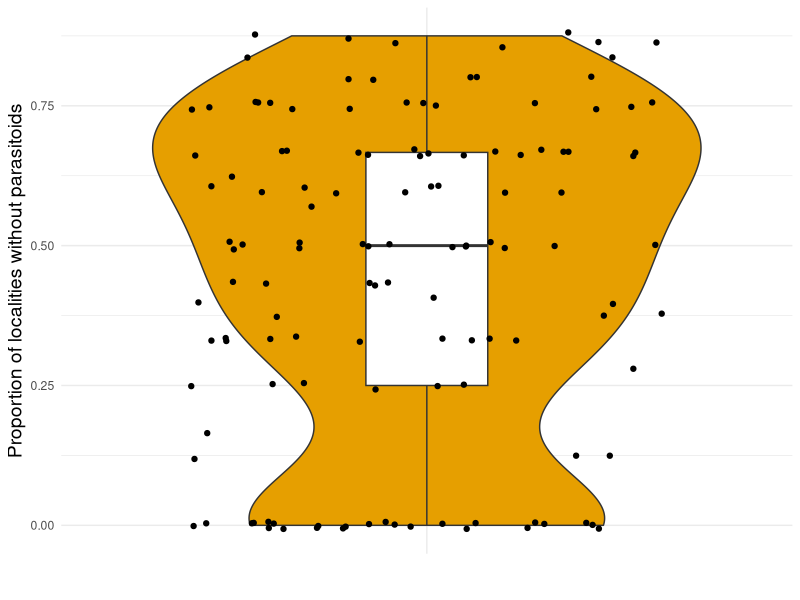
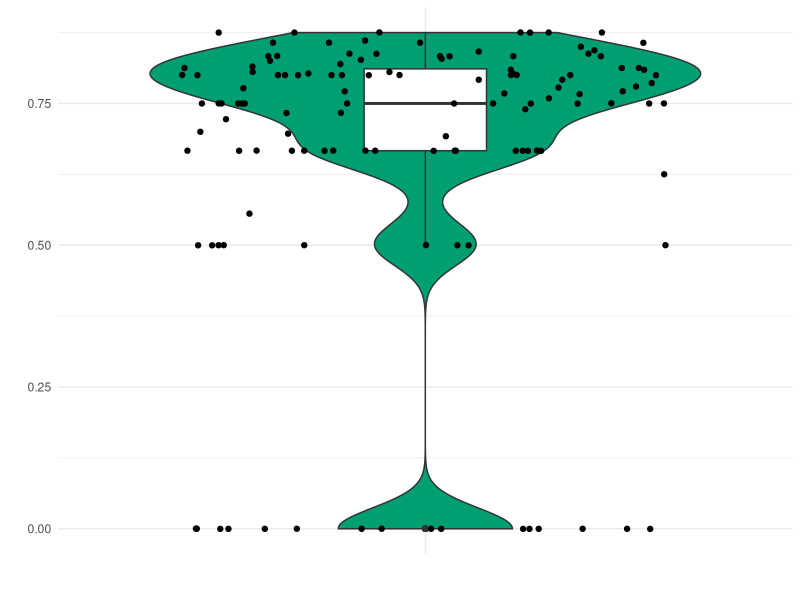
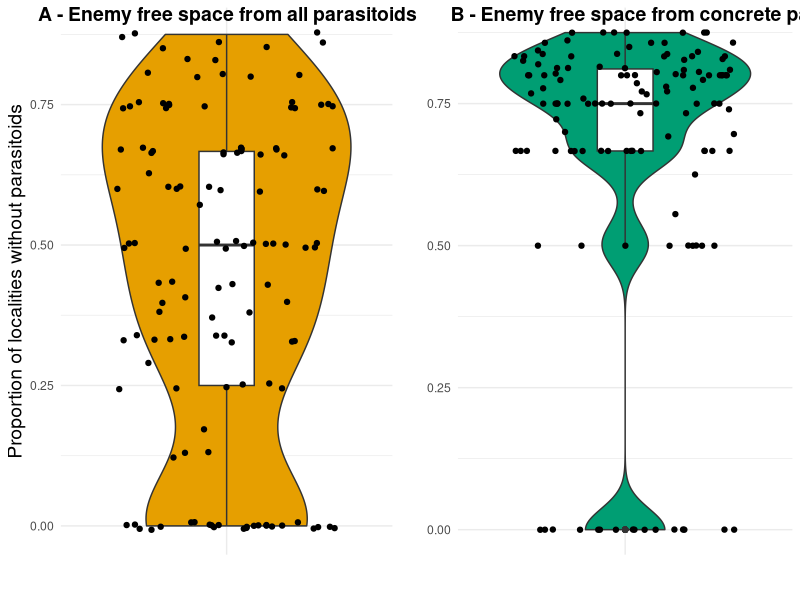

R code for these plots, in order: (Note: this script raises an error after producing the figures.)
## ---- chunk 1
# Load necessary libraries
library(tidyverse)
library(dplyr)
library(writexl)
library(ggplot2)
library(ggpubr)

#----------------------------------------------------------#
# 1. Load data -----
#----------------------------------------------------------#

data_master <-
  readr::read_delim(
    here::here(
      "DATA/MASTER.csv"
    )
  ) %>%
  tibble::as_tibble()

data_work <- data_master %>% 
    dplyr:: filter(locality != "Ohu2")

#----------------------------------------------------------#
# 2. Data wrangling -----
#----------------------------------------------------------#

#data_work <-
  data_master %>%
  dplyr::select(
    locality,
    plant,
    CAT_sp,
    PAR_sp
  )

#----------------------------------------------------------#
# 2. Table with ENEMY FREE SPACE from original data for each caterpillar species -----
#----------------------------------------------------------#
interaction_summary <- data_work %>%
  dplyr::group_by(CAT_sp, PAR_sp) %>%
  # Total localities where the caterpillar is found
  dplyr::summarize(
    total_localities = dplyr::n_distinct(locality),
    # Localities where the caterpillar is parasitized (PAR_sp is not NA or empty)
    cat_parasitised = dplyr::n_distinct(locality[!is.na(PAR_sp) & PAR_sp != ""]),
    # Localities where the caterpillar is detected but not parasitized
    detected_no_par_localities = dplyr::n_distinct(locality) - dplyr::n_distinct(locality[!is.na(PAR_sp) & PAR_sp != ""]),
    # Localities where the caterpillar is not parasitized (PAR_sp is NA or empty)
    cat_available_without_par = dplyr::n_distinct(locality[is.na(PAR_sp) | PAR_sp == ""]),
    # poměr počet lokalit bez parazitoidů/celkovým počtem lokalit
    EFS_ratio = detected_no_par_localities/total_localities
  ) 

interaction_summary_C <- data_work %>%
  dplyr::group_by(CAT_sp) %>%
  # Total localities where the caterpillar is found
  dplyr::summarize(
    total_localities = dplyr::n_distinct(locality),
    # Localities where the caterpillar is parasitized (PAR_sp is not NA or empty)
    cat_parasitised = dplyr::n_distinct(locality[!is.na(PAR_sp) & PAR_sp != ""]),
    # Localities where the caterpillar is detected but not parasitized
    detected_no_par_localities = dplyr::n_distinct(locality) - dplyr::n_distinct(locality[!is.na(PAR_sp) & PAR_sp != ""]),
    # Localities where the caterpillar is not parasitized (PAR_sp is NA or empty)
    cat_available_without_par = dplyr::n_distinct(locality[is.na(PAR_sp) | PAR_sp == ""]),
    # poměr počet lokalit bez parazitoidů/celkovým počtem lokalit
    EFS_ratio = detected_no_par_localities/total_localities
  ) 



# Caterpillar species without parasitoids in metaweb
tab_EFS_orig <- interaction_summary %>%
  dplyr:: filter(cat_parasitised>0) %>% 
  select(CAT_sp, PAR_sp, total_localities)
 # write_xlsx(tab_EFS_orig, "tab_EFS_orig.xlsx")

# Prepare tables only with caterpillars, which have parasitoid
interaction_summary_A <- data_work %>%
  dplyr::group_by(CAT_sp,PAR_sp) %>%
  # Total localities where the caterpillar is found
  dplyr::summarize(
    total_localities = dplyr::n_distinct(locality),
    # Localities where the caterpillar is parasitized (PAR_sp is not NA or empty)
    cat_parasitised = dplyr::n_distinct(locality[!is.na(PAR_sp) & PAR_sp != ""]),
    # Localities where the caterpillar is detected but not parasitized
    detected_no_par_localities = dplyr::n_distinct(locality) - dplyr::n_distinct(locality[!is.na(PAR_sp) & PAR_sp != ""]),
    # Localities where the caterpillar is not parasitized (PAR_sp is NA or empty)
    cat_available_without_par = dplyr::n_distinct(locality[is.na(PAR_sp) | PAR_sp == ""]),
    # poměr počet lokalit bez parazitoidů/celkovým počtem lokalit
    EFS_ratio = detected_no_par_localities/total_localities
  ) 



# Function to create a table of caterpillar species with and without parasitoids
create_caterpillar_parasitoid_table <- function(data) {
  # Create a summary table
  table <- interaction_summary_A %>%
    group_by(CAT_sp) %>%
    summarize(has_parasitoid = ifelse(any(!is.na(PAR_sp) & PAR_sp != ""), "Yes", "No")) %>%
    arrange(desc(has_parasitoid)) # Sort by whether or not they have a parasitoid
  return(table)
}
caterpillar_parasitoid_table <- create_caterpillar_parasitoid_table(interaction_summary_B)
caterpillar_parasitoid_table <- caterpillar_parasitoid_table  %>% 
  filter(has_parasitoid == "Yes")


data_work_B <- data_work %>% 
  filter(CAT_sp %in% caterpillar_parasitoid_table$CAT_sp[caterpillar_parasitoid_table$has_parasitoid == "Yes"])


########################################################
########################################################
#########################################



interaction_summary_B <- data_work_B %>%
  dplyr::group_by(CAT_sp,PAR_sp) %>%
  # Total localities where the caterpillar is found
  dplyr::summarize(
    total_localities = dplyr::n_distinct(locality),
    # Localities where the caterpillar is parasitized (PAR_sp is not NA or empty)
    cat_parasitised = dplyr::n_distinct(locality[!is.na(PAR_sp) & PAR_sp != ""]),
    # Localities where the caterpillar is detected but not parasitized
    detected_no_par_localities = dplyr::n_distinct(locality) - dplyr::n_distinct(locality[!is.na(PAR_sp) & PAR_sp != ""]),
    # Localities where the caterpillar is not parasitized (PAR_sp is NA or empty)
    cat_available_without_par = dplyr::n_distinct(locality[is.na(PAR_sp) | PAR_sp == ""]),
    # poměr počet lokalit bez parazitoidů/celkovým počtem lokalit
    EFS_ratio = detected_no_par_localities/total_localities
  ) 



Original_data_cat <- data_work_B %>%
  dplyr::group_by(CAT_sp) %>%
  # Total localities where the caterpillar is found
 dplyr::summarize(
     total_localities = dplyr::n_distinct(locality),
     # Localities where the caterpillar is parasitized (PAR_sp is not NA or empty)
     cat_parasitised = dplyr::n_distinct(locality[!is.na(PAR_sp) & PAR_sp != ""]),
     # Localities where the caterpillar is detected but not parasitized
     detected_no_par_localities = dplyr::n_distinct(locality) - dplyr::n_distinct(locality[!is.na(PAR_sp) & PAR_sp != ""]),
     # Localities where the caterpillar is not parasitized (PAR_sp is NA or empty)
     cat_available_without_par = dplyr::n_distinct(locality[is.na(PAR_sp) | PAR_sp == ""]),
     # poměr počet lokalit bez parazitoidů/celkovým počtem lokalit
     EFS_ratio = detected_no_par_localities/total_localities
   ) 

# table with information about EFS for each caterpillar species
tab_CAT <- Original_data_cat %>% 
  select(CAT_sp, total_localities,detected_no_par_localities, EFS_ratio)

# table with information about EFS for each caterpillar AND parasitoid species
tab_PAR <- interaction_summary_B %>% 
  select(CAT_sp, PAR_sp, total_localities) %>% 
  dplyr::rename(loc_par = total_localities)

# table with information about EFS for each caterpillar AND parasitoid species, caterpillars without parasitoids are removed from this table
tab_merged <-tab_CAT %>% 
  dplyr::left_join(
    tab_PAR,
    by = "CAT_sp"
  ) %>% 
  dplyr:: mutate(EFS_par = (total_localities - loc_par) / total_localities) %>% 
  dplyr:: filter(!is.na(PAR_sp))

  
# table with means from tab_merged

tab_mean_EFS <- tab_merged %>%
  dplyr::group_by(CAT_sp) %>% 
  dplyr:: summarise(
    EFS_cat_mean = mean(EFS_ratio, na.rm = TRUE),
    EFS_par_mean = mean(EFS_par, na.rm = TRUE))



summary_long_EFS <-
  tab_mean_EFS %>%
  tidyr::pivot_longer(
    cols = c(EFS_cat_mean, EFS_par_mean),
    names_to = "group",
    values_to = "mean_localities"
  )

A_EFS <- summary_long_EFS %>% 
  dplyr:: filter(group== "EFS_cat_mean")
B_EFS <- summary_long_EFS %>% 
  dplyr:: filter(group== "EFS_par_mean")


EFS_A <-
  ggplot(A_EFS, aes(x = group, y = mean_localities, fill = group)) +
  geom_violin() +
  geom_boxplot(width = 0.2, fill = "white") +
  geom_jitter() +
  scale_fill_manual(values = c( "#E69F00")) +
  scale_x_discrete(labels = c("")) + # Colorblind-friendly colors
  labs(
    x = "",
    y = "Proportion of localities without parasitoids",
    title = ""
  +
  coord_cartesian(ylim = c(0, 1)) ) +
  theme_minimal() +
  theme(legend.position = "none", axis.text.x = element_text(color = "black"),
        axis.title.y = element_text(size = 14)) ;EFS_A

EFS_B <-
  ggplot(B_EFS, aes(x = group, y = mean_localities, fill = group)) +
  geom_violin() +
  geom_boxplot(width = 0.2, fill = "white") +
  geom_jitter() +
  scale_fill_manual(values = c( "#009E73")) +
  scale_x_discrete(labels = c("")) +
  labs(
    x = "",
    y = "",
    title = ""
  +
  coord_cartesian(ylim = c(0, 1)) ) +
  theme_minimal() +
  theme(legend.position = "none",axis.text.x = element_text(color = "black")) ;EFS_B

EFS_combined_plot <- ggarrange(
  ggarrange(
    EFS_A, EFS_B, 
    ncol = 2, 
    labels = c("A - Enemy free space from all parasitoids", 
               "B - Enemy free space from concrete parasitoid species"),
    hjust = -0.1  # Záporná hodnota zarovná text více vlevo
  )
)

EFS_combined_plot
ggplot2::ggsave(
  plot = EFS_combined_plot,
  filename = here::here("output", "EFS_means.png"),
  bg = "white"
)

 


EFS_mean <- Original_data_cat %>%
dplyr::summarise(
    prumer = mean(EFS_ratio, na.rm = TRUE)); EFS_mean

EFS_mean_par <- tab_mean_EFS %>%
dplyr::summarise(
    prumer = mean(EFS_par_mean, na.rm = TRUE)); EFS_mean_par


EFS_median <- Original_data_cat %>%
dplyr::summarise(
    median = median(EFS_ratio, na.rm = TRUE));EFS_median
## ---- chunk 2
# Summary of data
data_locality_summary <-
  data_work_B %>%
  dplyr::group_by(locality) %>%
  dplyr::summarise(
    num_caterpillar_species = dplyr::n_distinct(CAT_sp, na.rm = TRUE),
    num_parasitoid_species = dplyr::n_distinct(PAR_sp, na.rm = TRUE)
  ) %>%
  dplyr::mutate(
    abundance_caterpillars = purrr::map_dbl(
      .x = locality,
      .f = ~ data_work_B %>%
        dplyr::filter(locality == .x) %>%
        tidyr::drop_na(CAT_sp) %>%
        dplyr::select(CAT_sp) %>%
        nrow()
    ),
    abundance_parasitoids = purrr::map_dbl(
      .x = locality,
      .f = ~ data_work_B %>%
        dplyr::filter(locality == .x) %>%
        tidyr::drop_na(PAR_sp) %>%
        dplyr::select(PAR_sp) %>%
        nrow()
    )
  )

# Merge the data

merged_data <-
  data_work_B %>%
  dplyr::left_join(
    data_locality_summary,
    by = "locality"
  )

# Step 1: Function to subsample data and compute interactions


subsample_data <- function(data_community, data_locality, replace = TRUE) {
  subsampled_data <-
    data_locality %>%
    dplyr::select(locality, abundance_caterpillars) %>%
    dplyr::mutate(
      data_subsampled = purrr::map(
        .x = abundance_caterpillars,
        .f = ~ dplyr::sample_n(
          data_community,
          size = .x,
          replace = replace
        ) %>%
          dplyr::select(-locality)
      )
    ) %>%
    tidyr::unnest(data_subsampled)

  return(subsampled_data)
}




group_subsample_data <- function(data_source) {
  # Summarize subsampled interactions (including caterpillars without parasitoids)
  subsampled_interaction_summary <-
    data_source %>%
    dplyr::group_by(CAT_sp) %>%
    dplyr::summarise(
      .groups = "drop",
        # Number of distinct localities
      total_localities = dplyr::n_distinct(locality, na.rm = TRUE), 
      # Localities where the caterpillar is parasitized (PAR_sp is not NA or empty)
      cat_parasitised = dplyr::n_distinct(locality[!is.na(PAR_sp) & PAR_sp != ""]),
      # Localities where the caterpillar is detected but not parasitized
      no_para = total_localities - cat_parasitised, # First calculate detected_no_par_localities
      # Ratio of localities without parasitoids to total localities
      sub_EFS_ratio = no_para / total_localities # Now use detected_no_par_localities
    )

  return(subsampled_interaction_summary)
}


# Step 2: Repeat subsampling 99 times and store results
set.seed(1234)
list_subsampled_B <-
  purrr::map(
    .progress = TRUE,
    .x = 1:999,
    .f = ~ subsample_data(data_work_B, data_locality_summary)
  )

subsampled_results_B <-
  purrr::map(
    .progress = TRUE,
    .x = list_subsampled_B,
    .f = ~ group_subsample_data(.x)
  ) %>%
  dplyr::bind_rows(.id = "iteration")

# Step 4: Calculate the mean interactions across all 99 iterations
mean_subsampled_interactions_B <-
  subsampled_results_B %>%
  dplyr::group_by(CAT_sp) %>%     ###################### BEZ PAR!
  dplyr::summarise(
    .groups = "drop",
    mean_total_sub_localities = mean(total_localities, na.rm = TRUE), # Mean number of localities
    mean_sub_cat_parasitised = mean(cat_parasitised, na.rm = TRUE),
    mean_sub_EFS = mean(sub_EFS_ratio, na.rm= TRUE),
    mean_sub_detected_no_par_localitites = mean(no_para, na.rm= TRUE)
  )


# Step 5: Add the mean interactions to the original table
final_merged_summary <-
  Original_data_cat %>%
  dplyr::full_join(
    mean_subsampled_interactions_B,
    by = c("CAT_sp")
  )
# View the final result
#print(final_merged_summary)

writexl::write_xlsx(
  final_merged_summary,
  here::here("output", "final_merged_summary_replace_TRUE.xlsx")
)


# Step 6: Summarize data for each caterpillar species (regardless of parasitoid)
summary_caterpillar <-
  final_merged_summary %>%
  dplyr::group_by(CAT_sp) %>%
  dplyr::summarise(
    .groups = "drop",
    localitites_orig = mean(total_localities, na.rm = TRUE),
    parasitised_orig = mean (cat_parasitised, na.rm = TRUE),
    EFS_orig = mean (EFS_ratio, na.rm = TRUE),
    localities_sub = mean(mean_total_sub_localities, na.rm = TRUE),
    parasitised_sub = mean(mean_sub_cat_parasitised, na.rm = TRUE),
    EFS_sub = mean(mean_sub_EFS, na.rm = TRUE)
  )

# Reshape the data into long format for easier plotting
summary_long <-
  summary_caterpillar %>%
  tidyr::pivot_longer(
    cols = c(localitites_orig, parasitised_orig, EFS_orig,localities_sub,parasitised_sub,EFS_sub),
    names_to = "group",
    values_to = "mean_localities"
  )

# Create the boxplot with y-axis limits set to 0-8
summary_long$group <- factor(summary_long$group, levels = c("localitites_orig","localities_sub", "parasitised_orig","parasitised_sub", "EFS_orig","EFS_sub"))
p1 <-
  ggplot(summary_long, aes(x = group, y = mean_localities, fill = group)) +
  geom_violin() +
  geom_boxplot(width = 0.2, fill = "white") +
  geom_jitter() +
  scale_fill_manual(values = c( "#E69F00",  "#009E73","#D55E00","#56B4E9", "#999999", "#CC79A7" )) + # Colorblind-friendly colors
  labs(
    x = "Group",
    y = "Mean Number of Localities",
    title = "Enemy free space for caterpillars"
  ) +
  coord_cartesian(ylim = c(0, 9)) + # Set y-axis limits
  scale_y_continuous(
    breaks = seq(1, 9, 1)
  ) +
  theme_minimal() +
  theme(legend.position = "none")

ggplot2::ggsave(
  plot = p1,
  filename = here::here("output", "mean_localities_boxplot_replace_TRUE.png"),
  bg = "white"
)

summary_long_2 <- summary_long %>% 
   filter(group %in% c("EFS_orig", "EFS_sub"))

t_test_result <- t.test(mean_localities ~ group, data = summary_long_2)

p2 <-
  ggplot(summary_long_2, aes(x = group, y = mean_localities, fill = group)) +
  geom_violin() +
  geom_boxplot(width = 0.2, fill = "white") +
  geom_jitter() +
  scale_fill_manual(values = c( "#E69F00",  "#009E73" )) + # Colorblind-friendly colors
  labs(
    x = "Group",
    y = "Mean Number of Localities",
    title = "Enemy free space for caterpillars (number of localities without parasitoids/detected localities) "
  ) +
  theme_minimal() +
  theme(legend.position = "none")

ggplot2::ggsave(
  plot = p2,
  filename = here::here("output", "EFS.png"),
  bg = "white"
)


